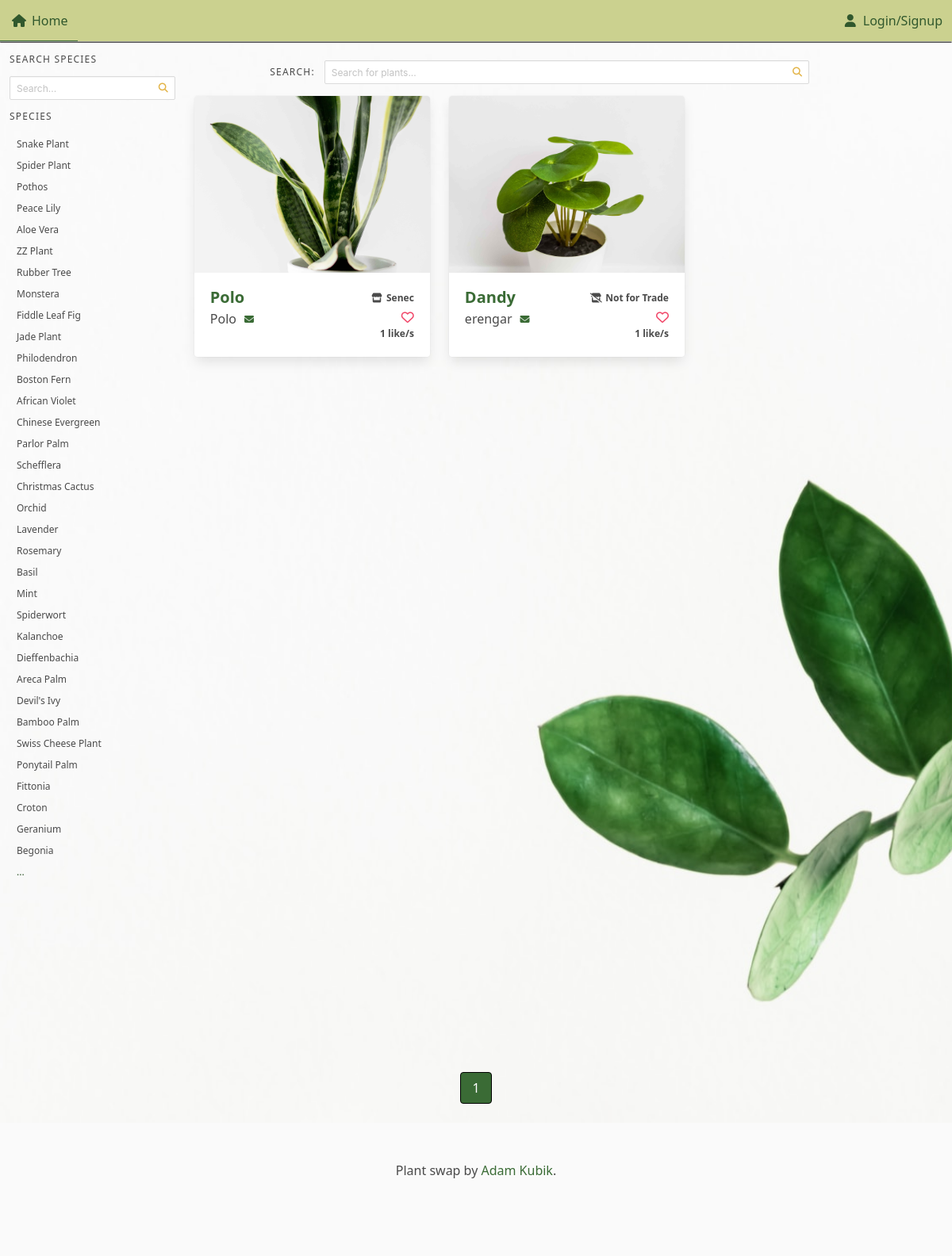
The page / on the database its author committed.
### plant_collection/models.py (models this page shows, shortened)
class Species(models.Model):
    name = models.CharField(max_length=64)
    slug = models.SlugField(default="bugged-species")
    def __str__(self):
        return self.name

class Plant(models.Model):
    nick_name = models.CharField(
        max_length=64, validators=[MinLengthValidator(3)], unique=True
    )
    created = models.DateTimeField(auto_now_add=True, null=True, blank=True)
    updated = models.DateTimeField(auto_now=True, null=True, blank=True)
    species = models.ForeignKey(
        Species, on_delete=models.SET_NULL, blank=True, null=True, related_name="plants"
    )
    owner = models.ForeignKey(
        settings.AUTH_USER_MODEL, on_delete=models.CASCADE, related_name="plants"
    )
    slug = models.SlugField(default="bugged-plant")
    for_trade = models.BooleanField(default=False)
    likes = models.ManyToManyField(User, related_name="liked")
    location = models.CharField(max_length=24, blank=True, null=True, default=None, help_text="City, State")
    content = models.TextField(blank=True, null=True, default=None)
    def number_of_likes(self):
        return self.likes.count()

class Image(models.Model):
    plant = models.ForeignKey(Plant, on_delete=models.CASCADE, related_name="picture")
    image = models.ImageField(upload_to="pics")

### plant_collection/views.py (the view, shortened to what this page needs)
# urls.py: path('', views.front_page.as_view(), name='front_page'),
class front_page(generic.View):
    template_name = "front_page.html"
    def get(self, request, pagination=1, order ='-likes'):
        context = {}
        context["species"] = Species.objects.all()[:34]
        context["pages"] = range(1, Plant.objects.count() // 12 + 2)
        context["current_page"] = pagination
        context["plants"] = Plant.objects.order_by(order)[
            (context["current_page"] - 1) * 12 : context["current_page"] * 12
        ]
        return render(request, self.template_name, context)

### plant_collection/templates/front_page.html (shortened to what this page needs)
{% extends "base.html" %}
{% load static %}
{% block header %}
<link rel="stylesheet" href="{% static 'plant_collection/css/like_animation.css' %}">
<link rel="stylesheet" href="{% static 'plant_collection/css/search_bar_pagination.css' %}">
{% endblock %}
{% block content %}
<div class='columns is-mobile'>
    {% include "plant_collection/assets/search_species.html" %}
    <div class='column is-11-widescreen is-four-fifth-desktop' id='main-window'>
        {% include "plant_collection/assets/general_search_bar.html" %}
        <section id='plants-dump' class='px-0 pt-0 pr-4'>
            {% include "plant_collection/assets/plants_gallery.html" %}
        </section>
    </div>
</div>
{% include "plant_collection/assets/front_page_pagination.html" %}
{% endblock %}

### plant_collection/templates/plant_collection/assets/search_species.html (shortened to what this page needs)
<div class='column is-1-widescreen mt-3 pl-5 is-hidden-touch is-one-fifth-desktop' id='spiece-search-bar'>
    <aside class='menu'>
        <p class='menu-label'>
            <label for='ajax-search'>Search Species</label>
        </p>
        <div class="control has-icons-right">
            <input id='ajax-search' class="input is-small" type="text" name='search'
            placeholder="Search...">
            <span class="icon is-small is-right">
            </span>
        </div>
        <p class='menu-label'>Species</p>
        <ul class='menu-list' style='overflow:auto; height:145vh; scrollbar-width: thin;'>
            {% for specie in species %}
            <li class='is-size-7-desktop is-size-7-widescreen is-size-6-fullhd'><a href="{% url 'plant_collection:species_list' nam=specie.name|slugify %}" class='specie-list'>{{specie}}</a></li>
            {% endfor %}
            <li class='is-size-7-desktop is-size-7-widescreen is-size-6-fullhd'><a id='htmx-dud' hx-get="{% url 'plant_collection:search' %}" hx-trigger='click' hx-target='.menu-list' class='forest-green'>...</a></li>
        </ul>
    </aside>
</div>

### plant_collection/templates/plant_collection/assets/plants_gallery.html (shortened to what this page needs)
{% load cache %}
{% load static %}
<div class='columns is-multiline'>
    {% if plants %}
    {% for plant in plants %}
    <div class='column is-4-desktop is-full-mobile is-3-widescreen is-6-tablet'>
        <div class='card hover'>
            {% if plant.picture %}
            <div class='card-image'>
                <figure class='image is-4by3'>
                    <a href="{% url 'plant_collection:plant_view' slug=plant.slug %}">
                        {% if plant.thumbnail %}
                        <img src="{{ plant.thumbnail.image.image.url }}" alt="Picture of a plant" loading='lazy' class="cover">
                        {% else %}
                        <img src="{{ plant.picture.all.0.image.url }}" alt="Picture of a plant" loading='lazy' class="cover">
                        {% endif %}
                    </a>
                </figure>
            </div>
            {% endif %}
            <div class='card-content columns is-mobile' style='margin:0; padding:0.5rem;'>
                <div class='column is-6'>
                    <div class='title is-size-4-widescreen is-size-4-touch is-size-5-desktop'>
                        <a href="{% url 'plant_collection:plant_view' slug=plant.slug %}">{{plant.nick_name}}</a>
                    </div>
                    <div class='subtitle is-size-6-widescreen is-size-6-touch is-size-6-desktop'>
                        {% if user == plant.owner %}
                        <span>{{plant.owner}}</span>
                        {% else %}
                        <span class='icon-text'>
                            <span>{{plant.owner}}</span>
                            <span class='icon'>
                                <a href="{% url 'accounts:write_message' name=plant.owner %}"><i class="fa-solid fa-envelope fa-xs"></i></a>
                            </span>
                        </span>
                        {% endif %}
                    </div>
                </div>
                <div class='column is-6'>
                    <div class='has-text-right'>
                        {% if plant.for_trade %}
                        <span class='icon-text has-text-weight-semibold is-size-7-desktop is-size-7-touch'>
                            <span class='icon'>
                                <i class="fa-solid fa-store"></i>
                            </span>
                            {% if plant.location %}
                            {{plant.location}}
                            {% else %}
                            For Trade
                            {% endif %}
                        </span>
                        {% else %}
                        <span class='icon-text has-text-weight-semibold is-size-7-desktop is-size-7-touch'>
                            <span class='icon'>
                                <i class="fa-solid fa-store-slash "></i>
                            </span>
                            Not for Trade
                        </span>
                        {% endif %}
                    </div>
                    <div class='has-text-right'>
                        {% if not user in plant.likes.all %}
                        <div>
                            <a class='heart' role='button' tabindex=0 data-plant='{{ plant.id }}' data-user='{{ user }}'><i class="fa-regular fa-heart has-text-danger"></i></a>
                        </div>
                        {% elif user in plant.likes.all %}
                        <div>
                            <a class='heart' role='button' tabindex=0 data-plant='{{ plant.id }}' data-user='{{ user }}'><i class="fa-solid fa-heart has-text-danger"></i></a>
                        </div>
                        {% endif %}
                        <div class='number_likes is-size-7 has-text-weight-bold' data-plant='{{ plant.id }}'>
                            {{ plant.number_of_likes }} like/s
                        </div>
                    </div>
                </div>
            </div>
        </div>
    </div>
    {% empty %}
    <div class='column is-3-desktop is-full-mobile'>
        No plants :(
    </div>
    {% endfor %}
    {% endif %}
</div>

### plant_collection/static/plant_collection/css/coloring.css (style rules this page uses)
a { color: #3A6B35 ; }
.forest-green { color: rgb(49, 88, 45) !important; }

### plant_collection/static/plant_collection/css/more_base.css (style rules this page uses)
body { font-family: Calibri, Candara, Segoe, Segoe UI, Optima, Arial, sans-serif; }
html { scrollbar-width: thin; scrollbar-color: #4A4A4A #EDEDED; }
.menu-label { color: #4a4a4a; }

### plant_collection/static/plant_collection/css/object_fit.css (style rules this page uses)
.cover { object-fit: cover; }

### rows shown on the page
Species: name "Snake Plant"
Species: name "Spider Plant"
Species: name "Pothos"
Species: name "Peace Lily"
Species: name "Aloe Vera"
Species: name "ZZ Plant"
Species: name "Rubber Tree"
Species: name "Monstera"
Species: name "Fiddle Leaf Fig"
Species: name "Jade Plant"
Species: name "Philodendron"
Species: name "Boston Fern"
Species: name "African Violet"
Species: name "Chinese Evergreen"
Species: name "Parlor Palm"
Species: name "Schefflera"
Species: name "Christmas Cactus"
Species: name "Orchid"
Species: name "Lavender"
Species: name "Rosemary"
Species: name "Basil"
Species: name "Mint"
Species: name "Spiderwort"
Species: name "Kalanchoe"
Species: name "Dieffenbachia"
Species: name "Areca Palm"
Species: name "Devil's Ivy"
Species: name "Bamboo Palm"
Species: name "Swiss Cheese Plant"
Species: name "Ponytail Palm"
Species: name "Fittonia"
Species: name "Croton"
Species: name "Geranium"
Species: name "Begonia"
Plant: picture.all.0.image (picture), nick_name "Polo", owner "Polo", location "Senec", number_of_likes "1"
Plant: picture.all.0.image (picture), nick_name "Dandy", owner "erengar", for_trade False (drawn), number_of_likes "1"

### other values the page prints
{{ page }} "1"
